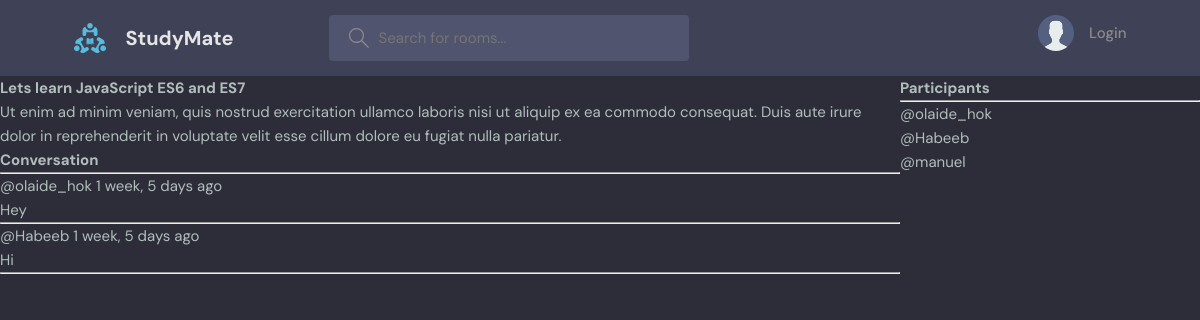
The page /room/1/ on the database its author committed.
### base/models.py (models this page shows, shortened)
class Room(models.Model):
    host = models.ForeignKey(User, on_delete=models.SET_NULL, null=True)
    topic = models.ForeignKey(Topic, on_delete=models.SET_NULL, null=True)
    name = models.CharField(max_length=200)
    description = models.TextField(null=True, blank=True)
    participants = models.ManyToManyField(User, related_name='participants', blank=True)
    updated = models.DateTimeField(auto_now=True)
    created = models.DateTimeField(auto_now_add=True)
    class Meta:
        ordering = ['-updated', '-created']

class Message(models.Model):
    user = models.ForeignKey(User, on_delete=models.CASCADE)
    room = models.ForeignKey(Room, on_delete=models.CASCADE)
    body = models.TextField()
    updated = models.DateTimeField(auto_now=True)
    created = models.DateTimeField(auto_now=True)
    class Meta:
        ordering = ['-updated', '-created']

### base/views.py (the view, shortened to what this page needs)
# urls.py: path('room/<str:pk>/', views.room, name='room'),
def room(request, pk):
    room = Room.objects.get(id=pk)
    room_messages = room.message_set.all()
    participants = room.participants.all()
    context = {'room': room, 'room_messages': room_messages,
               'participants': participants}
    return render(request, 'base/room.html', context)

### base/templates/base/room.html (shortened to what this page needs)
{% extends 'main.html' %}
{% block content %}
<div class="room-container">
  <div>
    <h1>{{room.name}}</h1>
    <p>{{room.description}}</p>
    <div class="comment-wrapper">
      <h3>Conversation</h3>
      <hr />
      {% for message in room_messages %}
      <div>
          <small>@{{message.user}} {{message.created|timesince}} ago</small>
        <p>{{message.body}}</p>
        <hr />
      </div>
      {% endfor %}
    </div>
  </div>
  <div>
      <h3>Participants </h3>
      <hr>
      {% for user in participants %}
      <div>
          <p>@{{user.username}}</p>
      </div>
      {%endfor%}
  </div>
</div>
{% endblock %}

### static/styles/style.css (style rules this page uses)
:root { --color-main: #71c6dd; --color-main-light: #e1f6fb; --color-dark: #3f4156; --color-dark-medium: #51546e; --color-dark-light: #696d97; --color-light: #e5e5e5; --color-gray: #8b8b8b; --color-light-gray: #b2bdbd; --color-bg: #2d2d39; --color-success: #5dd693; --color-error: #fc4b0b; }
* { font-family: "DM Sans", -apple-system, BlinkMacSystemFont, "Segoe UI", Roboto, Oxygen, Ubuntu, Cantarell, "Open Sans", "Helvetica Neue", sans-serif; margin: 0; padding: 0; box-sizing: border-box; text-rendering: optimizeLegibility; font-size: inherit; }
html { font-size: 56.25%; }
@media only screen and (min-width: 1200px) { html { font-size: 62.5%; } }
body { line-height: 1.6; font-weight: 400; font-size: 1.5rem; color: var(--color-light-gray); background-color: var(--color-bg); min-height: 100vh; }

### base/templates/base/room.html (style rules this page uses)
.room-container { display: grid; grid-template-columns: 3fr 1fr; }

### rows shown on the page
Room: name "Lets learn JavaScript ES6 and ES7", description "Ut enim ad minim veniam, quis nostrud exercitation ullamco laboris nisi ut aliquip ex ea commodo consequat. Duis aute irure dolor in reprehenderit in voluptate velit esse cillum dolore eu fugiat nulla pariatur."
Message: user "olaide_hok", created "1 week, 5 days", body "Hey"
Message: user "Habeeb", created "1 week, 5 days", body "Hi"

### other values the page prints
{{ user.username }} "olaide_hok"
{{ user.username }} "Habeeb"
{{ user.username }} "manuel"
